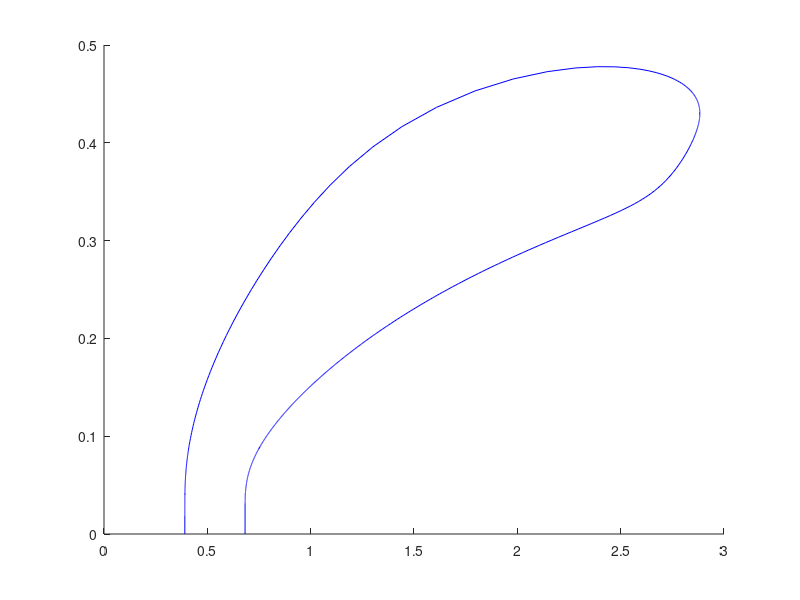
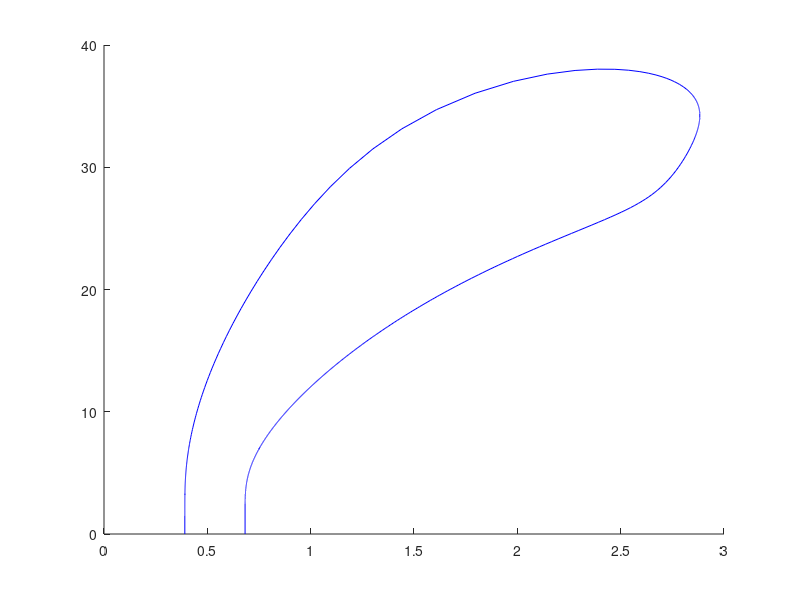

Write MATLAB code to recreate these figures, in order.
load data.mat

%plot Busse balloon in wave number
figure(1)
hold on
plot(a1,2*pi./WN1,'b')
plot(a2,2*pi./WN2,'b')
plot(a3,2*pi./WN3,'b')
plot(a4,2*pi./WN4,'b')
plot(a5,2*pi./WN5,'b')
plot(a6,2*pi./WN6,'b')
hold off

%plot Busse balloon in pulse number
figure(2)
hold on
plot(a1,500./WN1,'b')
plot(a2,500./WN2,'b')
plot(a3,500./WN3,'b')
plot(a4,500./WN4,'b')
plot(a5,500./WN5,'b')
plot(a6,500./WN6,'b')
hold off
